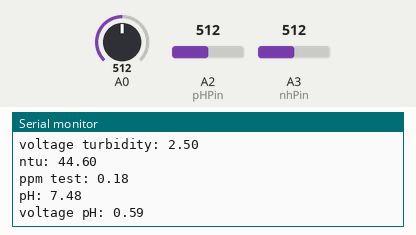
Simulated run of this sketch. Board: Arduino Uno, built with avr-gcc and run on an emulated ATmega328P. Shown: the last lines printed to the serial monitor. Inputs (shaded band) come from the test bench; at power-on: A0 = 512, A2 (pHPin) = 512, A3 (nhPin) = 512.

Above: at 11.0 s.
11.1 s: A0 set to 191
At 12.0 s:
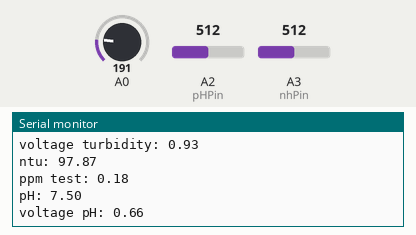
12.6 s: A0 set to 171
At 13.9 s:
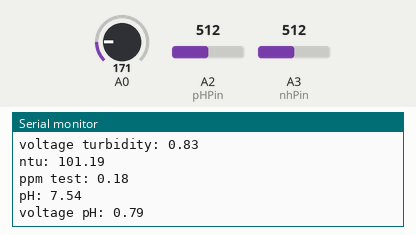
Timing chart, 0 to 15.1 s (numbered marks = the images above; inputs shaded):
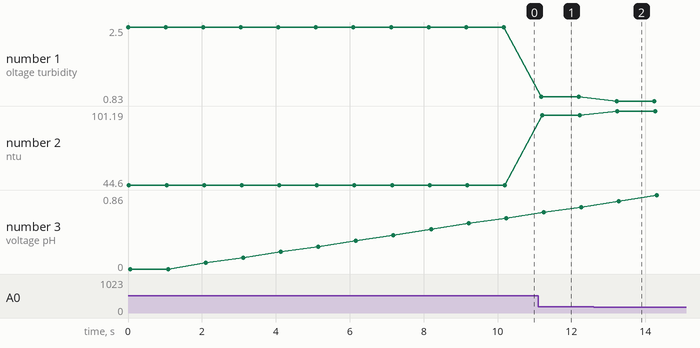

The sketch:

Arduino.ino
```cpp
#include <SoftwareSerial.h>
//#define RL 47
//#define Ro 129
//#define m -0.263
//#define b 0.42
#define RL 20
#define Ro 4.82
#define m -0.263
#define b 0.42
#define pHPin A2
#define nhPin A3
#define offset 7.31 //3.04
#define LED 13
#define samplingInterval 20
#define printInterval 800
#define ArrayLenth  40
int pHArray[ArrayLenth];
int pHArrayIndex=0;
float ppm, ntu, pHValue;
String dataRead;
SoftwareSerial DataSerial(0,2); //rx tx;

void setup() {
  Serial.begin(9600);
  DataSerial.begin(9600);
}

void loop() {
  bacaKekeruhan();
  bacaAmonia();
  bacaPH();
  String espRequestData = "";
  while(Serial.available()>0){
    espRequestData += char(Serial.read());
  }
  espRequestData.trim();
  if(espRequestData == "Ya"){
    kirimData();
  }
  espRequestData = "";
  delay(1000);
}

void bacaKekeruhan(){
  int turbSensorValue = analogRead(A0);
  float voltage = turbSensorValue * (5.0 / 1024.0);
//  ntu = -26.65 * voltage + 117.5;
  ntu = abs(-33.99 * voltage + 129.57);
  Serial.print("voltage turbidity: ");
  Serial.println(voltage);
  Serial.print("ntu: ");
  Serial.println(ntu);
}

void bacaAmonia(){
  float Rs;
  float ratio;
  int nhSensorValue = analogRead(nhPin);
  float voltage = nhSensorValue * (5.0 / 1023.0);
  Rs = ((5.0*RL)/voltage)-RL;
  ratio = Rs/Ro;
  ppm = pow(10, ((log10(ratio)-b)/m));
  Serial.print("ppm test: ");
  Serial.println(ppm);
}

void bacaPH(){
  static unsigned long samplingTime = millis();
  static unsigned long printTime = millis();
  static float voltage;
  if(millis()-samplingTime > samplingInterval)
  {
      pHArray[pHArrayIndex++]=analogRead(pHPin);
      if(pHArrayIndex==ArrayLenth)pHArrayIndex=0;
      voltage = avergearray(pHArray, ArrayLenth)*5.0/1024;
      pHValue = 0.29 * voltage + offset;
      samplingTime=millis();
  }
  Serial.print("pH: ");
  Serial.println(pHValue);
  Serial.print("voltage pH: ");
  Serial.println(voltage);
}

void kirimData(){
  dataRead = String(ppm) + '#' + String(ntu) + '#' + String(pHValue);
  DataSerial.println(dataRead);
  Serial.println(dataRead);
}


double avergearray(int* arr, int number){
  int i;
  int max,min;
  double avg;
  long amount=0;
  if(number<=0){
    Serial.println("Error number for the array to avraging!/n");
    return 0;
  }
  if(number<5){   //less than 5, calculated directly statistics
    for(i=0;i<number;i++){
      amount+=arr[i];
    }
    avg = amount/number;
    return avg;
  }else{
    if(arr[0]<arr[1]){
      min = arr[0];max=arr[1];
    }
    else{
      min=arr[1];max=arr[0];
    }
    for(i=2;i<number;i++){
      if(arr[i]<min){
        amount+=min;        //arr<min
        min=arr[i];
      }else {
        if(arr[i]>max){
          amount+=max;    //arr>max
          max=arr[i];
        }else{
          amount+=arr[i]; //min<=arr<=max
        }
      }//if
    }//for
    avg = (double)amount/(number-2);
  }//if
  return avg;
}

float mapper(float x, float in_min, float in_max, float out_min, float out_max){
  return (x - in_min) * (out_max - out_min) / (in_max - in_min) + out_min;
}
```

Measured:
- after the input at 11.1 s, the serial monitor: prints a new line after 0.09 s (image 1)
- after the input at 12.6 s, the serial monitor: prints a new line after 0.62 s (image 2)
- plotted number 1: 2.5 → 0.93 after the input at 11.1 s, 0.93 → 0.83 after the input at 12.6 s
- plotted number 2: 44.6 → 97.87 after the input at 11.1 s, 97.87 → 101.19 after the input at 12.6 s
